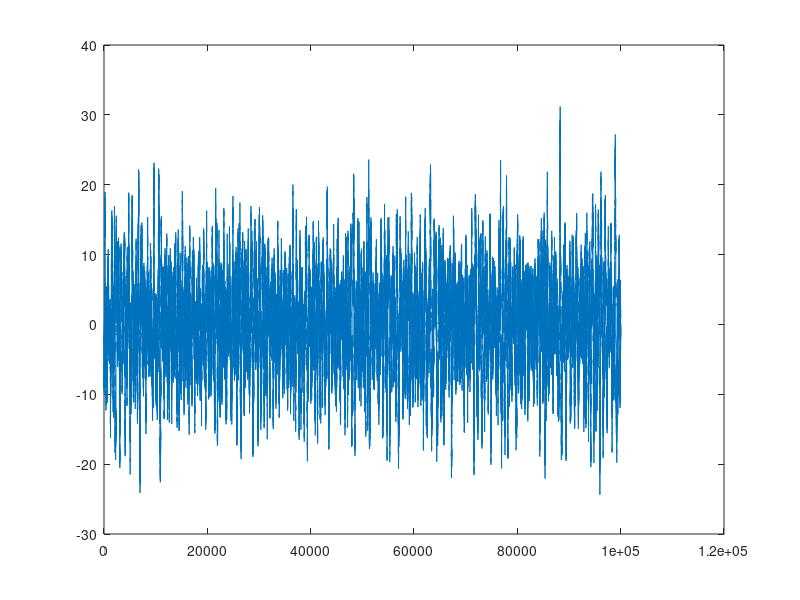

Write MATLAB code to recreate this figure. (Note: this script raises an error after producing the figure.)
T = [0 100];
fs = 1000;
dt = 1/fs;
t = T(1):dt:T(2);
nt = length(t);

[bH, aH] = butter(3,1/(fs/2),'high');

rnd_signal = cumsum(randn(nt,1));

u_ex = filtfilt(bH,aH,rnd_signal);

figure(1)
plot(u_ex)

n_shift = 100;
mi_vec = zeros(n_shift,1);
for i_shift = 1:n_shift

    u_ex_shifted = circshift(u_ex,i_shift-1,1);

    mi_vec(i_shift,1) = mi_fcn(u_ex_shifted, u_ex);

end

figure(10)
plot(mi_vec)
